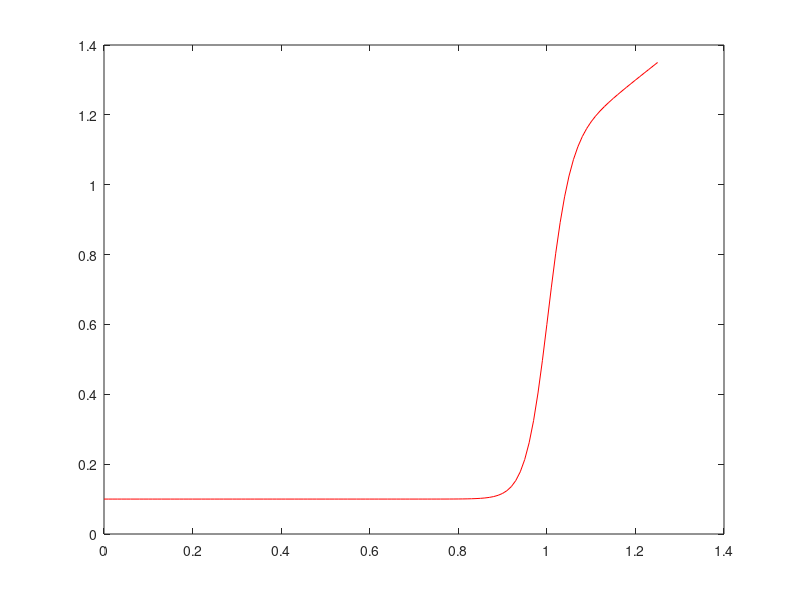

The MATLAB script that drew this image:
clc;
clear all;
close all;

sigma_s = 10e-6;
sigma_g = 1;
s = 20;
V_b = 1;

% Rango para ver toda la curva de 0 a 2
V = [0:0.01:1.25];
       %V=1.5;




I_v = 0.1+(V*sigma_s)+(0.5*V*sigma_g).*(1+tanh(s*(V-V_b)));

plot(V,I_v,'r')
